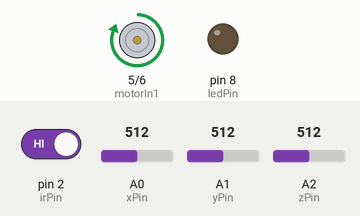
A sketch run on a simulated Arduino Uno, built with avr-gcc and run on an emulated ATmega328P. Shown: motor-driver pin pairs drawn as motors (green arrow = first pin HIGH = forward, orange = second pin HIGH = backward, longer = more drive, scaled by the enable pin), output pins drawn as LEDs (lit = HIGH). The inputs (shaded band) are chosen by the test bench; at power-on: A0 (xPin) = 512, pin 2 (irPin) HIGH, A1 (yPin) = 512, A2 (zPin) = 512. What the sketch prints to the serial monitor is not drawn.

Above: at 1.2 s.
1.3 s: A0 (xPin) set to 803
2.8 s: A0 (xPin) set to 830
At 3.4 s:
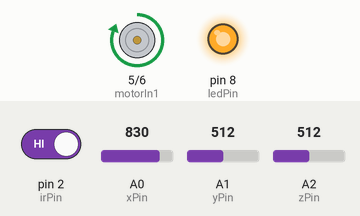
4.3 s: pin 2 (irPin) driven LOW
At 6.0 s:
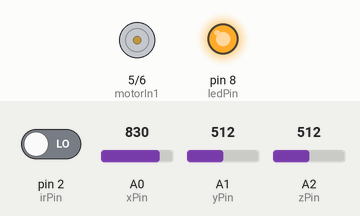
6.3 s: A0 (xPin) set to 716
At 8.8 s:
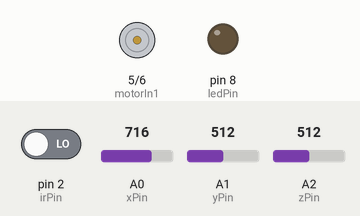
9.3 s: A0 (xPin) set to 900
At 10.0 s:
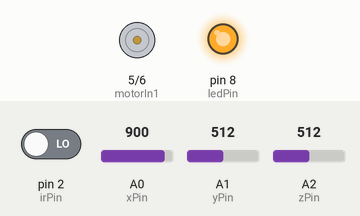
11.1 s: A0 (xPin) set to 511
At 13.3 s:
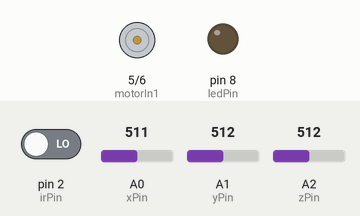
Timing chart, 0 to 14.8 s (numbered marks = the images above; inputs shaded):
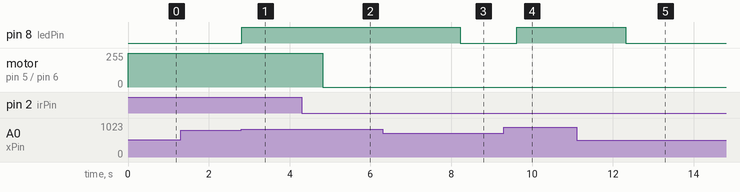

Measured:
- the behaviour switches between 818 and 819 on A0 (xPin) (found by bisection; images 0 and 1)
- after the input at 1.3 s, every drawn part: stays the same
- after the input at 2.8 s, pin 8 (ledPin): LOW → HIGH at once
- after the input at 4.3 s, motor on pin 5 (motorIn1) / pin 6 (motorIn2): forward 255/255 → stopped after 0.52 s
- after the input at 6.3 s, pin 8 (ledPin): HIGH → LOW after 1.9 s
- after the input at 9.3 s, pin 8 (ledPin): LOW → HIGH after 0.32 s
- after the input at 11.1 s, pin 8 (ledPin): HIGH → LOW after 1.2 s

The sketch:

accident_safety.ino
```cpp
// Accident Detection using ADXL335 (ONLY Accelerometer)
// Author: Arif's Helper

// --- ORIGINAL ACCELEROMETER PART (unchanged) ---
int xPin = A0;
int yPin = A1;
int zPin = A2;
// LED pin
int ledPin = 8;

float threshold = 3.0;   // Sensitivity threshold

// --- NEW: Motor & IR sensor pins (for L298 style motor driver) ---
const int irPin = 2;         // REES52 OUT -> D2 (active LOW when obstacle)
const int motorIn1 = 5;      // L298 IN1
const int motorIn2 = 6;      // L298 IN2
const int motorEnA = 9;      // L298 ENA (PWM) - controls motor speed

// Optional: set default motor speed (0-255)
const uint8_t MOTOR_SPEED = 255; // adjust if needed (max 255)

void setup() {
  Serial.begin(9600);
  Serial.println("Accident Detection System Started...");

  pinMode(ledPin, OUTPUT);
  digitalWrite(ledPin, LOW);   // LED off initially

  // --- NEW initializations for motor and IR sensor ---
  pinMode(irPin, INPUT_PULLUP); // use INPUT_PULLUP; module pulls LOW when obstacle
  pinMode(motorIn1, OUTPUT);
  pinMode(motorIn2, OUTPUT);
  pinMode(motorEnA, OUTPUT);

  // Start motor running (fan ON). If you prefer motor OFF at start set below to 0.
  motorForward(MOTOR_SPEED);
}

void loop() {

  // ======== READ ACCELEROMETER ========
  int xValue = analogRead(xPin);
  int yValue = analogRead(yPin);
  int zValue = analogRead(zPin);

  // Convert to approximate G-force (-3g to +3g)
  float xG = (xValue - 512) / 102.3;
  float yG = (yValue - 512) / 102.3;
  float zG = (zValue - 512) / 102.3;

  // Calculate total G-force
  float totalG = sqrt((xG * xG) + (yG * yG) + (zG * zG));

  Serial.print("G-Force: ");
  Serial.println(totalG);

  // ======== CHECK ACCIDENT ========
  /*if (totalG > threshold) {
    Serial.println("🚨 ACCIDENT DETECTED!");
    delay(2000);
  }

  delay(200);
}*/
  if (totalG > threshold) {
    Serial.println("🚨 ACCIDENT DETECTED!");
    digitalWrite(ledPin, HIGH);   // TURN ON LED
    delay(2000);
  } else {
    digitalWrite(ledPin, LOW);    // LED OFF (normal condition)
  }

  // ======== NEW: Obstacle detection + motor control ========
  // REES52 OUT is LOW when obstacle is present (we used INPUT_PULLUP)
  bool obstacleDetected = (digitalRead(irPin) == LOW);

  if (obstacleDetected) {
    // Turn OFF motor immediately
    motorStop();
    Serial.println("IR: Obstacle detected -> Motor OFF (fan stopped)");
    // optional: wait a bit to avoid flicker
    delay(500);
  } else {
    // No obstacle: keep motor running (fan ON)
    motorForward(MOTOR_SPEED);
    // (you can remove this Serial spam later)
    // Serial.println("IR: Clear -> Motor ON");
  }

  delay(200);
}

// ----------------- Motor helper functions -----------------
void motorStop() {
  // Stop motor by disabling PWM and setting IN pins LOW (coast)
  analogWrite(motorEnA, 0);
  digitalWrite(motorIn1, LOW);
  digitalWrite(motorIn2, LOW);
}

void motorForward(uint8_t speed) {
  // Make motor turn in one direction (adjust wiring if motor spins reverse)
  digitalWrite(motorIn1, HIGH);
  digitalWrite(motorIn2, LOW);
  analogWrite(motorEnA, speed);
}
```
